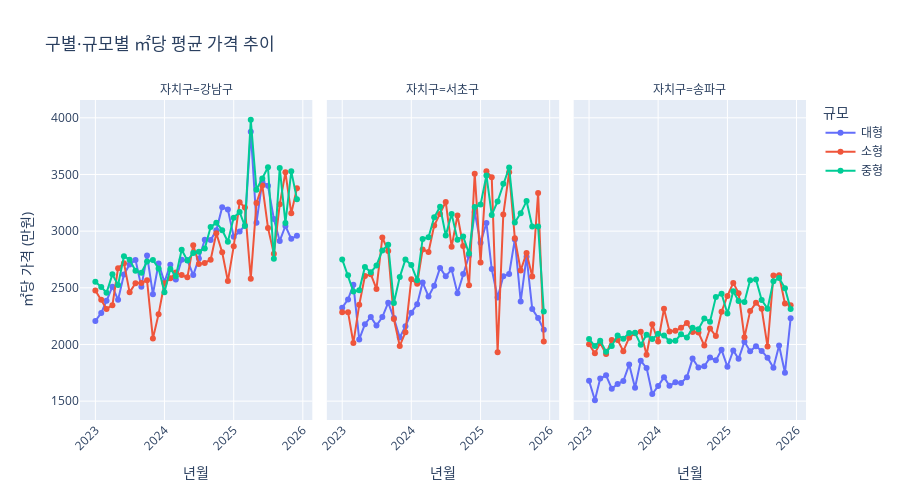

The cell this chart's notebook holds for it:
### Code cell
# 3. 규모별 ㎡당 가격 추이
fig3 = px.line(
    monthly_size,
    x='year_month',
    y='avg_price_per_sqm',
    color='size_group',
    facet_col='CGG_NM',  # 구별로 분할
    title='구별·규모별 ㎡당 평균 가격 추이',
    labels={
        'year_month': '년월',
        'avg_price_per_sqm': '㎡당 가격 (만원)',
        'size_group': '규모',
        'CGG_NM': '자치구'
    },
    markers=True
)

fig3.update_xaxes(tickangle=-45)
fig3.update_layout(height=500)
fig3.show()

### Figure 1 — Plotly figure (JSON) as saved in the notebook; plotly's stock layout.template omitted (floating-point values rounded to 4 significant figures)
{"data": [{"hovertemplate": "규모=대형<br>자치구=강남구<br>년월=%{x}<br>㎡당 가격 (만원)=%{y}<extra></extra>", "legendgroup": "대형", "line": {"color": "#636efa", "dash": "solid"}, "marker": {"symbol": "circle"}, "mode": "lines+markers", "name": "대형", "orientation": "v", "showlegend": true, "type": "scatter", "x": ["2023-01", "2023-02", "2023-03", "2023-04", "2023-05", "2023-06", "2023-07", "2023-08", "2023-09", "2023-10", "2023-11", "2023-12", "2024-01", "2024-02", "2024-03", "2024-04", "2024-05", "2024-06", "2024-07", "2024-08", "2024-09", "2024-10", "2024-11", "2024-12", "2025-01", "2025-02", "2025-03", "2025-04", "2025-05", "2025-06", "2025-07", "2025-08", "2025-09", "2025-10", "2025-11", "2025-12"], "xaxis": "x", "y": [2207.0, 2278.0, 2385.0, 2510.0, 2394.0, 2618.0, 2706.0, 2746.0, 2510.0, 2785.0, 2444.0, 2714.0, 2550.0, 2704.0, 2574.0, 2748.0, 2744.0, 2612.0, 2760.0, 2925.0, 2921.0, 3007.0, 3212.0, 3191.0, 2950.0, 2997.0, 3050.0, 3878.0, 3074.0, 3440.0, 3400.0, 3107.0, 2914.0, 3045.0, 2932.0, 2960.0], "yaxis": "y"}, {"hovertemplate": "규모=대형<br>자치구=서초구<br>년월=%{x}<br>㎡당 가격 (만원)=%{y}<extra></extra>", "legendgroup": "대형", "line": {"color": "#636efa", "dash": "solid"}, "marker": {"symbol": "circle"}, "mode": "lines+markers", "name": "대형", "orientation": "v", "showlegend": false, "type": "scatter", "x": ["2023-01", "2023-02", "2023-03", "2023-04", "2023-05", "2023-06", "2023-07", "2023-08", "2023-09", "2023-10", "2023-11", "2023-12", "2024-01", "2024-02", "2024-03", "2024-04", "2024-05", "2024-06", "2024-07", "2024-08", "2024-09", "2024-10", "2024-11", "2024-12", "2025-01", "2025-02", "2025-03", "2025-04", "2025-05", "2025-06", "2025-07", "2025-08", "2025-09", "2025-10", "2025-11", "2025-12"], "xaxis": "x2", "y": [2325.0, 2398.0, 2527.0, 2045.0, 2179.0, 2243.0, 2166.0, 2242.0, 2369.0, 2233.0, 2061.0, 2161.0, 2280.0, 2355.0, 2547.0, 2424.0, 2519.0, 2676.0, 2602.0, 2663.0, 2451.0, 2621.0, 2784.0, 3169.0, 2898.0, 3073.0, 2665.0, 2415.0, 2603.0, 2622.0, 2927.0, 2380.0, 2774.0, 2312.0, 2234.0, 2129.0], "yaxis": "y2"}, {"hovertemplate": "규모=대형<br>자치구=송파구<br>년월=%{x}<br>㎡당 가격 (만원)=%{y}<extra></extra>", "legendgroup": "대형", "line": {"color": "#636efa", "dash": "solid"}, "marker": {"symbol": "circle"}, "mode": "lines+markers", "name": "대형", "orientation": "v", "showlegend": false, "type": "scatter", "x": ["2023-01", "2023-02", "2023-03", "2023-04", "2023-05", "2023-06", "2023-07", "2023-08", "2023-09", "2023-10", "2023-11", "2023-12", "2024-01", "2024-02", "2024-03", "2024-04", "2024-05", "2024-06", "2024-07", "2024-08", "2024-09", "2024-10", "2024-11", "2024-12", "2025-01", "2025-02", "2025-03", "2025-04", "2025-05", "2025-06", "2025-07", "2025-08", "2025-09", "2025-10", "2025-11", "2025-12"], "xaxis": "x3", "y": [1680.0, 1508.0, 1700.0, 1727.0, 1609.0, 1652.0, 1677.0, 1823.0, 1618.0, 1856.0, 1793.0, 1563.0, 1633.0, 1711.0, 1635.0, 1666.0, 1660.0, 1712.0, 1875.0, 1797.0, 1808.0, 1884.0, 1860.0, 1953.0, 1803.0, 1947.0, 1873.0, 2024.0, 1940.0, 1985.0, 1943.0, 1884.0, 1794.0, 1990.0, 1750.0, 2231.0], "yaxis": "y3"}, {"hovertemplate": "규모=소형<br>자치구=강남구<br>년월=%{x}<br>㎡당 가격 (만원)=%{y}<extra></extra>", "legendgroup": "소형", "line": {"color": "#EF553B", "dash": "solid"}, "marker": {"symbol": "circle"}, "mode": "lines+markers", "name": "소형", "orientation": "v", "showlegend": true, "type": "scatter", "x": ["2023-01", "2023-02", "2023-03", "2023-04", "2023-05", "2023-06", "2023-07", "2023-08", "2023-09", "2023-10", "2023-11", "2023-12", "2024-01", "2024-02", "2024-03", "2024-04", "2024-05", "2024-06", "2024-07", "2024-08", "2024-09", "2024-10", "2024-11", "2024-12", "2025-01", "2025-02", "2025-03", "2025-04", "2025-05", "2025-06", "2025-07", "2025-08", "2025-09", "2025-10", "2025-11", "2025-12"], "xaxis": "x", "y": [2477.0, 2395.0, 2314.0, 2346.0, 2674.0, 2718.0, 2460.0, 2540.0, 2541.0, 2566.0, 2052.0, 2268.0, 2541.0, 2583.0, 2635.0, 2612.0, 2592.0, 2876.0, 2710.0, 2720.0, 2748.0, 2981.0, 2813.0, 2559.0, 2867.0, 3254.0, 3208.0, 2580.0, 3249.0, 3403.0, 3028.0, 2800.0, 3237.0, 3519.0, 3157.0, 3378.0], "yaxis": "y"}, {"hovertemplate": "규모=소형<br>자치구=서초구<br>년월=%{x}<br>㎡당 가격 (만원)=%{y}<extra></extra>", "legendgroup": "소형", "line": {"color": "#EF553B", "dash": "solid"}, "marker": {"symbol": "circle"}, "mode": "lines+markers", "name": "소형", "orientation": "v", "showlegend": false, "type": "scatter", "x": ["2023-01", "2023-02", "2023-03", "2023-04", "2023-05", "2023-06", "2023-07", "2023-08", "2023-09", "2023-10", "2023-11", "2023-12", "2024-01", "2024-02", "2024-03", "2024-04", "2024-05", "2024-06", "2024-07", "2024-08", "2024-09", "2024-10", "2024-11", "2024-12", "2025-01", "2025-02", "2025-03", "2025-04", "2025-05", "2025-06", "2025-07", "2025-08", "2025-09", "2025-10", "2025-11", "2025-12"], "xaxis": "x2", "y": [2285.0, 2285.0, 2013.0, 2350.0, 2604.0, 2620.0, 2490.0, 2944.0, 2824.0, 2224.0, 1987.0, 2108.0, 2575.0, 2536.0, 2839.0, 2816.0, 3049.0, 3152.0, 3258.0, 2861.0, 3139.0, 2869.0, 2522.0, 3507.0, 2723.0, 3528.0, 3476.0, 1932.0, 3146.0, 3519.0, 2938.0, 2654.0, 2807.0, 2600.0, 3337.0, 2026.0], "yaxis": "y2"}, {"hovertemplate": "규모=소형<br>자치구=송파구<br>년월=%{x}<br>㎡당 가격 (만원)=%{y}<extra></extra>", "legendgroup": "소형", "line": {"color": "#EF553B", "dash": "solid"}, "marker": {"symbol": "circle"}, "mode": "lines+markers", "name": "소형", "orientation": "v", "showlegend": false, "type": "scatter", "x": ["2023-01", "2023-02", "2023-03", "2023-04", "2023-05", "2023-06", "2023-07", "2023-08", "2023-09", "2023-10", "2023-11", "2023-12", "2024-01", "2024-02", "2024-03", "2024-04", "2024-05", "2024-06", "2024-07", "2024-08", "2024-09", "2024-10", "2024-11", "2024-12", "2025-01", "2025-02", "2025-03", "2025-04", "2025-05", "2025-06", "2025-07", "2025-08", "2025-09", "2025-10", "2025-11", "2025-12"], "xaxis": "x3", "y": [2002.0, 1921.0, 2012.0, 1915.0, 2040.0, 2039.0, 1941.0, 2060.0, 2099.0, 2111.0, 1910.0, 2178.0, 2026.0, 2316.0, 2115.0, 2121.0, 2147.0, 2190.0, 2110.0, 2105.0, 1991.0, 2141.0, 2074.0, 2289.0, 2428.0, 2543.0, 2453.0, 2063.0, 2295.0, 2368.0, 2316.0, 1981.0, 2608.0, 2611.0, 2360.0, 2347.0], "yaxis": "y3"}, {"hovertemplate": "규모=중형<br>자치구=강남구<br>년월=%{x}<br>㎡당 가격 (만원)=%{y}<extra></extra>", "legendgroup": "중형", "line": {"color": "#00cc96", "dash": "solid"}, "marker": {"symbol": "circle"}, "mode": "lines+markers", "name": "중형", "orientation": "v", "showlegend": true, "type": "scatter", "x": ["2023-01", "2023-02", "2023-03", "2023-04", "2023-05", "2023-06", "2023-07", "2023-08", "2023-09", "2023-10", "2023-11", "2023-12", "2024-01", "2024-02", "2024-03", "2024-04", "2024-05", "2024-06", "2024-07", "2024-08", "2024-09", "2024-10", "2024-11", "2024-12", "2025-01", "2025-02", "2025-03", "2025-04", "2025-05", "2025-06", "2025-07", "2025-08", "2025-09", "2025-10", "2025-11", "2025-12"], "xaxis": "x", "y": [2554.0, 2508.0, 2457.0, 2619.0, 2525.0, 2779.0, 2748.0, 2650.0, 2634.0, 2731.0, 2746.0, 2671.0, 2461.0, 2667.0, 2603.0, 2836.0, 2741.0, 2806.0, 2819.0, 2847.0, 3036.0, 3075.0, 3009.0, 2907.0, 3119.0, 3169.0, 3045.0, 3983.0, 3366.0, 3464.0, 3563.0, 2757.0, 3558.0, 3073.0, 3528.0, 3282.0], "yaxis": "y"}, {"hovertemplate": "규모=중형<br>자치구=서초구<br>년월=%{x}<br>㎡당 가격 (만원)=%{y}<extra></extra>", "legendgroup": "중형", "line": {"color": "#00cc96", "dash": "solid"}, "marker": {"symbol": "circle"}, "mode": "lines+markers", "name": "중형", "orientation": "v", "showlegend": false, "type": "scatter", "x": ["2023-01", "2023-02", "2023-03", "2023-04", "2023-05", "2023-06", "2023-07", "2023-08", "2023-09", "2023-10", "2023-11", "2023-12", "2024-01", "2024-02", "2024-03", "2024-04", "2024-05", "2024-06", "2024-07", "2024-08", "2024-09", "2024-10", "2024-11", "2024-12", "2025-01", "2025-02", "2025-03", "2025-04", "2025-05", "2025-06", "2025-07", "2025-08", "2025-09", "2025-10", "2025-11", "2025-12"], "xaxis": "x2", "y": [2751.0, 2611.0, 2467.0, 2478.0, 2684.0, 2637.0, 2697.0, 2830.0, 2880.0, 2367.0, 2595.0, 2750.0, 2701.0, 2567.0, 2931.0, 2946.0, 3122.0, 3215.0, 2962.0, 3152.0, 2925.0, 2952.0, 2802.0, 3213.0, 3235.0, 3492.0, 3143.0, 3263.0, 3418.0, 3561.0, 3076.0, 3159.0, 3265.0, 3041.0, 3040.0, 2291.0], "yaxis": "y2"}, {"hovertemplate": "규모=중형<br>자치구=송파구<br>년월=%{x}<br>㎡당 가격 (만원)=%{y}<extra></extra>", "legendgroup": "중형", "line": {"color": "#00cc96", "dash": "solid"}, "marker": {"symbol": "circle"}, "mode": "lines+markers", "name": "중형", "orientation": "v", "showlegend": false, "type": "scatter", "x": ["2023-01", "2023-02", "2023-03", "2023-04", "2023-05", "2023-06", "2023-07", "2023-08", "2023-09", "2023-10", "2023-11", "2023-12", "2024-01", "2024-02", "2024-03", "2024-04", "2024-05", "2024-06", "2024-07", "2024-08", "2024-09", "2024-10", "2024-11", "2024-12", "2025-01", "2025-02", "2025-03", "2025-04", "2025-05", "2025-06", "2025-07", "2025-08", "2025-09", "2025-10", "2025-11", "2025-12"], "xaxis": "x3", "y": [2048.0, 1986.0, 2034.0, 1936.0, 1987.0, 2080.0, 2051.0, 2102.0, 2103.0, 1998.0, 2085.0, 2047.0, 2094.0, 2079.0, 2028.0, 2033.0, 2090.0, 2060.0, 2147.0, 2135.0, 2230.0, 2200.0, 2418.0, 2448.0, 2274.0, 2469.0, 2383.0, 2376.0, 2567.0, 2573.0, 2392.0, 2316.0, 2558.0, 2587.0, 2497.0, 2312.0], "yaxis": "y3"}], "layout": {"annotations": [{"font": {}, "showarrow": false, "text": "자치구=강남구", "x": 0.16, "xanchor": "center", "xref": "paper", "y": 1, "yanchor": "bottom", "yref": "paper"}, {"font": {}, "showarrow": false, "text": "자치구=서초구", "x": 0.5, "xanchor": "center", "xref": "paper", "y": 1, "yanchor": "bottom", "yref": "paper"}, {"font": {}, "showarrow": false, "text": "자치구=송파구", "x": 0.84, "xanchor": "center", "xref": "paper", "y": 1, "yanchor": "bottom", "yref": "paper"}], "height": 500, "legend": {"title": {"text": "규모"}, "tracegroupgap": 0}, "title": {"text": "구별·규모별 ㎡당 평균 가격 추이"}, "xaxis": {"anchor": "y", "domain": [0, 0.32], "tickangle": -45, "title": {"text": "년월"}}, "xaxis2": {"anchor": "y2", "domain": [0.34, 0.66], "matches": "x", "tickangle": -45, "title": {"text": "년월"}}, "xaxis3": {"anchor": "y3", "domain": [0.68, 1.0], "matches": "x", "tickangle": -45, "title": {"text": "년월"}}, "yaxis": {"anchor": "x", "domain": [0, 1], "title": {"text": "㎡당 가격 (만원)"}}, "yaxis2": {"anchor": "x2", "domain": [0, 1], "matches": "y", "showticklabels": false}, "yaxis3": {"anchor": "x3", "domain": [0, 1], "matches": "y", "showticklabels": false}}}
